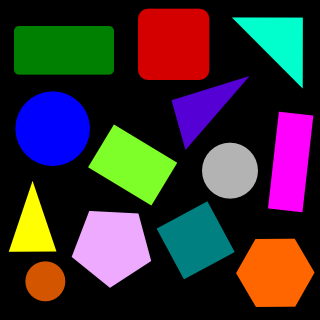
#> input picture detect-simple-shapes-src-img.png, 320 x 320 px
$ jupyter execute HackMIT.ipynb   (Python 2 division)
#> lines starting #> are read from the running program, lines starting #| are printed output that depends on the picture; after the words box and inside, x2 and y2 are one past the last pixel; in counts of white or black regions, pixels touching at a corner belong together
[cell 1]
import cv2
import os
import numpy as np
import matplotlib.pyplot as plt
import random as rnd

[cell 2]
#print data[1]
#print max(data[1]), min(data[1])
src = cv2.imread("detect-simple-shapes-src-img.png");
#> src is the input picture: shape (320, 320, 3); mean B, G, R 49, 46.1, 55.8
finalimg = src.copy()
gray = cv2.cvtColor(src, cv2.COLOR_BGR2GRAY) # convert to grayscale
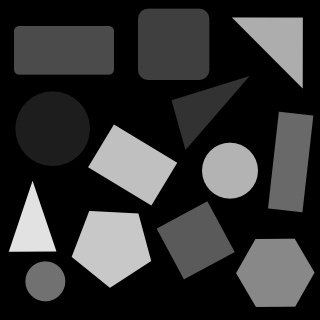
#> gray: shape (320, 320); min 0, max 226, mean 49.3
edges = cv2.cvtColor(src, cv2.COLOR_BGR2GRAY)
cont = cv2.cvtColor(gray, cv2.COLOR_GRAY2BGR)
#cv2.multiply(gray, 2, gray)


#    /---- doing threshold filtering ----
'''histmax, thres = histogram(gray)
bw = cv2.threshold(gray, thres, 255, cv2.THRESH_BINARY)[1]
bw = cv2.medianBlur(bw, 13)'''
#    \------finished with contours


#    /---- canny edge filtering ----
low_threshold = 75
edges = cv2.Canny(gray,low_threshold,low_threshold*3, edges, 3) # low_threshold*3 for high_treshold is recommended by canny
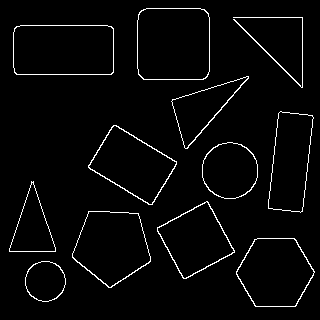
#> edges: shape (320, 320); 3% white in thin lines or dots, all inside (x1, y1, x2, y2) = (9, 8, 315, 307)
kernel = cv2.getStructuringElement(cv2.MORPH_CROSS,(1,1))
edges= cv2.dilate(edges,kernel)

mix1 = cv2.add(gray, edges) #construct red channel
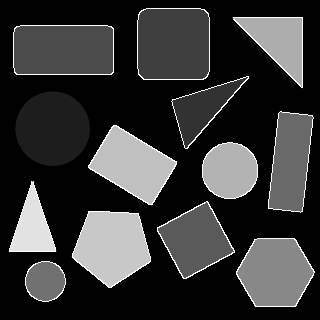
#> mix1: shape (320, 320); min 0, max 255, mean 55
mix2 = cv2.subtract(gray, edges) # constuct blue, green channel
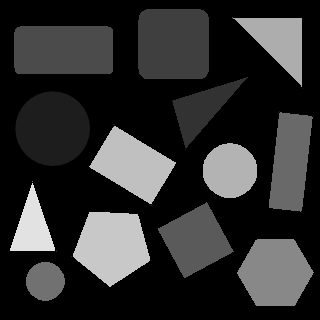
#> mix2: shape (320, 320); min 0, max 226, mean 47.3
color = cv2.merge([mix2, mix2, mix1])
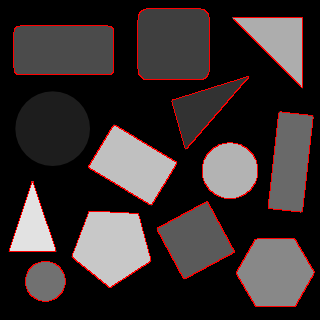
#> color: shape (320, 320, 3); mean of channels 0, 1, 2 47.3, 47.3, 55; drawn as B, G, R
#    \------finished canny


#    /---- getting contours ----/

contours, hir = cv2.findContours(edges, cv2.RETR_TREE, cv2.CHAIN_APPROX_SIMPLE)
#> contours = 23 contours; largest, box (x1, y1, x2, y2) and area: (137, 8, 210, 80) 5018, (137, 8, 210, 80) 5000, (13, 25, 114, 75) 4868, (13, 25, 114, 75) 4858, (72, 211, 151, 288) 4192; hir = 23 rows, first 6: [2, -1, 1, -1], [-1, -1, -1, 0], [4, 0, 3, -1], [-1, -1, -1, 2], [6, 2, 5, -1], [-1, -1, -1, 4]
for i, c in enumerate(contours):
    if cv2.contourArea(c)>100:  # remove small areas like noise etc
        linecolor  = (rnd.randint(0,255), rnd.randint(0,255), rnd.randint(0,255))
        cv2.drawContours(finalimg, contours, i, linecolor, 3)
#> this loop made 23 passes
#> linecolor on passes 1 to 12: (197, 215, 20), (132, 248, 207), (155, 244, 183), (111, 71, 144), (71, 48, 128), (75, 158, 50), (37, 169, 241), (51, 181, 222), (161, 104, 244), (226, 133, 31), (7, 47, 204), (0, 252, 170)
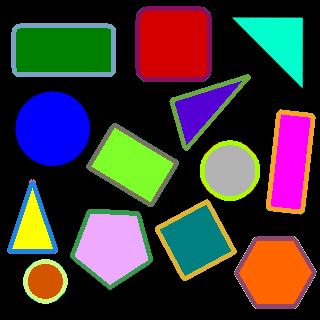
#> finalimg: shape (320, 320, 3); 11.74% of pixels changed, all inside (x1, y1, x2, y2) = (7, 6, 317, 309)

print len(contours)
#| 23
#    \------finished with contours
plt.subplot(121),plt.imshow(src,cmap = 'gray')
plt.title('Original Image'), plt.xticks([]), plt.yticks([])
plt.subplot(122),plt.imshow(finalimg,cmap = 'gray')
plt.title('Contour Image'), plt.xticks([]), plt.yticks([])
plt.show()
#> figure, not shown here; B, G, R data is drawn as R, G, B


#return color
#return [cont]

[cell 3]
#make a director to store images
if not os.path.exists(os.getcwd()+'/images'):
    os.makedirs(os.getcwd()+'/images')
#takes the contours, crop, and save them
for i, cnt in enumerate(contours):
    x,y,w,h = cv2.boundingRect(cnt)
    crop = src[y:y+h,x:x+w]
    cv2.imwrite(os.getcwd()+'/images/'+str(i)+'.png',crop)
#> this loop made 23 passes
#> (x, y, w, h) on passes 1 to 12: (25, 261, 41, 41), (25, 261, 41, 41), (236, 238, 79, 69), (236, 238, 79, 69), (72, 211, 79, 77), (72, 211, 79, 77), (157, 201, 78, 78), (157, 201, 78, 78), (9, 181, 47, 71), (9, 182, 47, 70), (202, 142, 56, 57), (202, 142, 56, 57)
#> pass 1, `crop = src[y:y+h,x:x+w]`:
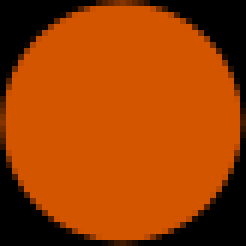
#> crop: shape (41, 41, 3) (shown 6 times larger); mean B, G, R 0, 63.1, 157.4
#> pass 3, `crop = src[y:y+h,x:x+w]`:
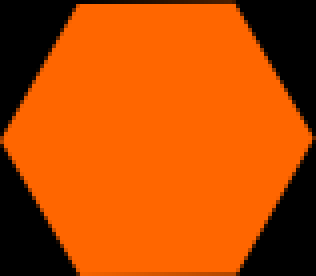
#> crop: shape (69, 79, 3) (shown 4 times larger); mean B, G, R 0, 74.9, 187.3
